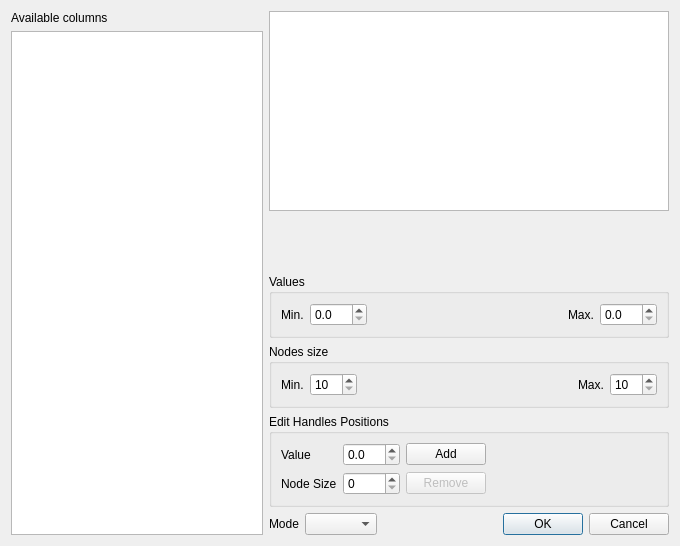
<?xml version="1.0" encoding="UTF-8"?>
<ui version="4.0">
 <class>Dialog</class>
 <widget class="QDialog" name="Dialog">
  <property name="windowModality">
   <enum>Qt::ApplicationModal</enum>
  </property>
  <property name="geometry">
   <rect>
    <x>0</x>
    <y>0</y>
    <width>680</width>
    <height>546</height>
   </rect>
  </property>
  <property name="sizePolicy">
   <sizepolicy hsizetype="Fixed" vsizetype="Fixed">
    <horstretch>0</horstretch>
    <verstretch>0</verstretch>
   </sizepolicy>
  </property>
  <property name="windowTitle">
   <string>Add Size Mapping</string>
  </property>
  <property name="windowIcon">
   <iconset resource="ui.qrc">
    <normaloff>:/icons/images/main.svg</normaloff>:/icons/images/main.svg</iconset>
  </property>
  <layout class="QGridLayout" name="gridLayout_2">
   <item row="1" column="1" colspan="4">
    <widget class="QGraphicsView" name="gvMapping">
     <property name="sizePolicy">
      <sizepolicy hsizetype="Fixed" vsizetype="Fixed">
       <horstretch>0</horstretch>
       <verstretch>0</verstretch>
      </sizepolicy>
     </property>
     <property name="minimumSize">
      <size>
       <width>400</width>
       <height>200</height>
      </size>
     </property>
     <property name="maximumSize">
      <size>
       <width>400</width>
       <height>200</height>
      </size>
     </property>
     <property name="baseSize">
      <size>
       <width>400</width>
       <height>200</height>
      </size>
     </property>
    </widget>
   </item>
   <item row="6" column="4">
    <widget class="QDialogButtonBox" name="buttonBox">
     <property name="orientation">
      <enum>Qt::Horizontal</enum>
     </property>
     <property name="standardButtons">
      <set>QDialogButtonBox::Cancel|QDialogButtonBox::Ok</set>
     </property>
    </widget>
   </item>
   <item row="6" column="3">
    <spacer name="horizontalSpacer_4">
     <property name="orientation">
      <enum>Qt::Horizontal</enum>
     </property>
     <property name="sizeHint" stdset="0">
      <size>
       <width>40</width>
       <height>20</height>
      </size>
     </property>
    </spacer>
   </item>
   <item row="4" column="1" colspan="4">
    <widget class="QGroupBox" name="groupBox">
     <property name="title">
      <string>Nodes size</string>
     </property>
     <layout class="QHBoxLayout" name="horizontalLayout_2">
      <item>
       <widget class="QLabel" name="label">
        <property name="text">
         <string>Min.</string>
        </property>
       </widget>
      </item>
      <item>
       <widget class="QSpinBox" name="spinMinSize">
        <property name="minimum">
         <number>10</number>
        </property>
        <property name="maximum">
         <number>100</number>
        </property>
       </widget>
      </item>
      <item>
       <spacer name="horizontalSpacer">
        <property name="orientation">
         <enum>Qt::Horizontal</enum>
        </property>
        <property name="sizeHint" stdset="0">
         <size>
          <width>40</width>
          <height>20</height>
         </size>
        </property>
       </spacer>
      </item>
      <item>
       <widget class="QLabel" name="label_2">
        <property name="text">
         <string>Max.</string>
        </property>
       </widget>
      </item>
      <item>
       <widget class="QSpinBox" name="spinMaxSize">
        <property name="minimum">
         <number>10</number>
        </property>
        <property name="maximum">
         <number>100</number>
        </property>
       </widget>
      </item>
     </layout>
    </widget>
   </item>
   <item row="5" column="1" colspan="4">
    <widget class="QGroupBox" name="groupBox_3">
     <property name="title">
      <string>Edit Handles Positions</string>
     </property>
     <layout class="QGridLayout" name="gridLayout">
      <item row="1" column="0">
       <widget class="QLabel" name="label_6">
        <property name="text">
         <string>Node Size</string>
        </property>
       </widget>
      </item>
      <item row="1" column="1">
       <widget class="QSpinBox" name="spinHandleSize">
        <property name="enabled">
         <bool>true</bool>
        </property>
       </widget>
      </item>
      <item row="0" column="3">
       <widget class="QPushButton" name="btAddHandle">
        <property name="toolTip">
         <string>Add a new handle at specified position</string>
        </property>
        <property name="statusTip">
         <string>Add a new handle at specified position</string>
        </property>
        <property name="text">
         <string>Add</string>
        </property>
        <property name="icon">
         <iconset resource="ui.qrc">
          <normaloff>:/icons/images/list-add.svg</normaloff>:/icons/images/list-add.svg</iconset>
        </property>
       </widget>
      </item>
      <item row="1" column="3">
       <widget class="QPushButton" name="btRemoveHandle">
        <property name="enabled">
         <bool>false</bool>
        </property>
        <property name="text">
         <string>Remove</string>
        </property>
        <property name="icon">
         <iconset resource="ui.qrc">
          <normaloff>:/icons/images/list-remove.svg</normaloff>:/icons/images/list-remove.svg</iconset>
        </property>
       </widget>
      </item>
      <item row="0" column="0">
       <widget class="QLabel" name="label_5">
        <property name="text">
         <string>Value</string>
        </property>
       </widget>
      </item>
      <item row="0" column="4">
       <spacer name="horizontalSpacer_3">
        <property name="orientation">
         <enum>Qt::Horizontal</enum>
        </property>
        <property name="sizeHint" stdset="0">
         <size>
          <width>40</width>
          <height>20</height>
         </size>
        </property>
       </spacer>
      </item>
      <item row="0" column="1">
       <widget class="QDoubleSpinBox" name="spinHandleValue">
        <property name="enabled">
         <bool>true</bool>
        </property>
        <property name="decimals">
         <number>1</number>
        </property>
       </widget>
      </item>
     </layout>
    </widget>
   </item>
   <item row="6" column="1">
    <widget class="QLabel" name="label_7">
     <property name="text">
      <string>Mode</string>
     </property>
    </widget>
   </item>
   <item row="6" column="2">
    <widget class="QComboBox" name="cbMode"/>
   </item>
   <item row="3" column="1" colspan="4">
    <widget class="QGroupBox" name="groupBox_2">
     <property name="title">
      <string>Values</string>
     </property>
     <layout class="QHBoxLayout" name="horizontalLayout_4">
      <item>
       <widget class="QLabel" name="label_3">
        <property name="text">
         <string>Min.</string>
        </property>
       </widget>
      </item>
      <item>
       <widget class="QDoubleSpinBox" name="spinMinValue">
        <property name="decimals">
         <number>1</number>
        </property>
       </widget>
      </item>
      <item>
       <spacer name="horizontalSpacer_2">
        <property name="orientation">
         <enum>Qt::Horizontal</enum>
        </property>
        <property name="sizeHint" stdset="0">
         <size>
          <width>40</width>
          <height>20</height>
         </size>
        </property>
       </spacer>
      </item>
      <item>
       <widget class="QLabel" name="label_4">
        <property name="text">
         <string>Max.</string>
        </property>
       </widget>
      </item>
      <item>
       <widget class="QDoubleSpinBox" name="spinMaxValue">
        <property name="decimals">
         <number>1</number>
        </property>
       </widget>
      </item>
     </layout>
    </widget>
   </item>
   <item row="1" column="0" rowspan="6">
    <layout class="QVBoxLayout" name="verticalLayout">
     <item>
      <widget class="QLabel" name="label_8">
       <property name="text">
        <string>Available columns</string>
       </property>
      </widget>
     </item>
     <item>
      <widget class="QListWidget" name="lstColumns">
       <property name="showDropIndicator" stdset="0">
        <bool>false</bool>
       </property>
       <property name="alternatingRowColors">
        <bool>true</bool>
       </property>
       <property name="uniformItemSizes">
        <bool>true</bool>
       </property>
       <property name="sortingEnabled">
        <bool>true</bool>
       </property>
      </widget>
     </item>
    </layout>
   </item>
   <item row="2" column="4">
    <spacer name="verticalSpacer">
     <property name="orientation">
      <enum>Qt::Vertical</enum>
     </property>
     <property name="sizeType">
      <enum>QSizePolicy::Expanding</enum>
     </property>
     <property name="sizeHint" stdset="0">
      <size>
       <width>20</width>
       <height>0</height>
      </size>
     </property>
    </spacer>
   </item>
  </layout>
 </widget>
 <resources>
  <include location="ui.qrc"/>
 </resources>
 <connections>
  <connection>
   <sender>buttonBox</sender>
   <signal>accepted()</signal>
   <receiver>Dialog</receiver>
   <slot>accept()</slot>
   <hints>
    <hint type="sourcelabel">
     <x>248</x>
     <y>254</y>
    </hint>
    <hint type="destinationlabel">
     <x>157</x>
     <y>274</y>
    </hint>
   </hints>
  </connection>
  <connection>
   <sender>buttonBox</sender>
   <signal>rejected()</signal>
   <receiver>Dialog</receiver>
   <slot>reject()</slot>
   <hints>
    <hint type="sourcelabel">
     <x>316</x>
     <y>260</y>
    </hint>
    <hint type="destinationlabel">
     <x>286</x>
     <y>274</y>
    </hint>
   </hints>
  </connection>
 </connections>
</ui>
